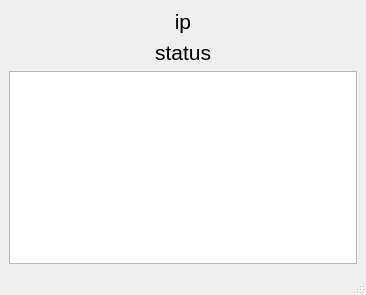
<?xml version="1.0" encoding="UTF-8"?>
<ui version="4.0">
 <class>MainWindow</class>
 <widget class="QMainWindow" name="MainWindow">
  <property name="geometry">
   <rect>
    <x>0</x>
    <y>0</y>
    <width>366</width>
    <height>295</height>
   </rect>
  </property>
  <property name="windowTitle">
   <string>MainWindow</string>
  </property>
  <widget class="QWidget" name="centralwidget">
   <layout class="QVBoxLayout" name="verticalLayout">
    <item>
     <widget class="QLabel" name="ip">
      <property name="text">
       <string>&lt;html&gt;&lt;head/&gt;&lt;body&gt;&lt;p align=&quot;center&quot;&gt;&lt;span style=&quot; font-size:16pt;&quot;&gt;ip&lt;/span&gt;&lt;/p&gt;&lt;/body&gt;&lt;/html&gt;</string>
      </property>
     </widget>
    </item>
    <item>
     <widget class="QLabel" name="status">
      <property name="text">
       <string>&lt;html&gt;&lt;head/&gt;&lt;body&gt;&lt;p align=&quot;center&quot;&gt;&lt;span style=&quot; font-size:16pt;&quot;&gt;status&lt;/span&gt;&lt;/p&gt;&lt;/body&gt;&lt;/html&gt;</string>
      </property>
     </widget>
    </item>
    <item>
     <widget class="QTextBrowser" name="textBrowser"/>
    </item>
   </layout>
  </widget>
  <widget class="QMenuBar" name="menubar">
   <property name="geometry">
    <rect>
     <x>0</x>
     <y>0</y>
     <width>366</width>
     <height>26</height>
    </rect>
   </property>
  </widget>
  <widget class="QStatusBar" name="statusbar"/>
 </widget>
 <resources/>
 <connections/>
</ui>
